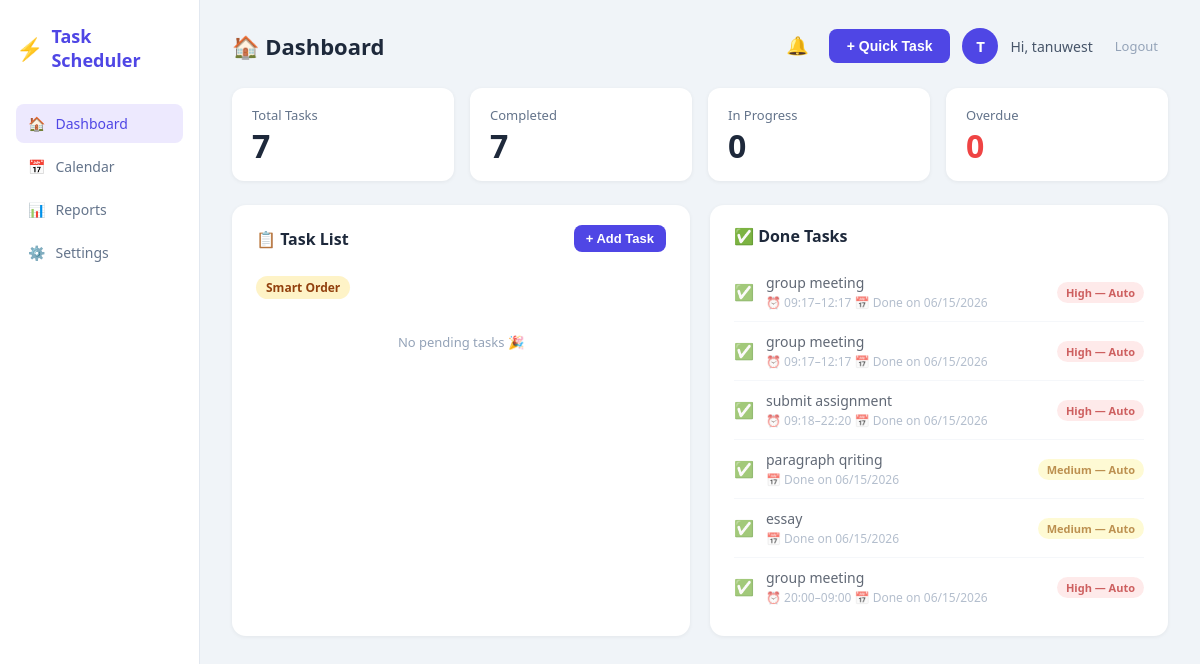
The page /dashboard (signed in) on the database its author committed.
### task_scheduler/models.py (models this page shows)
class User(UserMixin, db.Model):
    id = db.Column(db.Integer, primary_key=True)
    username = db.Column(db.String(80), unique=True, nullable=False)
    email = db.Column(db.String(120), unique=True, nullable=False)
    password = db.Column(db.String(200), nullable=False)
    tasks = db.relationship('Task', backref='user', lazy=True)

class Task(db.Model):
    id = db.Column(db.Integer, primary_key=True)
    title = db.Column(db.String(200), nullable=False)
    description = db.Column(db.Text, default='')
    priority = db.Column(db.String(10), default='Medium')
    status = db.Column(db.String(20), default='Pending')
    due_date = db.Column(db.DateTime, nullable=True)
    start_time = db.Column(db.String(10), default='')
    end_time = db.Column(db.String(10), default='')
    created_at = db.Column(db.DateTime, default=datetime.utcnow)
    completed_at = db.Column(db.DateTime, nullable=True)
    is_recurring = db.Column(db.Boolean, default=False)
    recur_type = db.Column(db.String(20), default='')
    user_id = db.Column(db.Integer, db.ForeignKey('user.id'), nullable=False)

### task_scheduler/routes.py (the view)
@main.route('/')
@main.route('/dashboard')
@login_required
def dashboard():
    tasks = Task.query.filter_by(user_id=current_user.id).all()
    total = len(tasks)
    completed = len([t for t in tasks if t.status == 'Done'])
    in_progress = len([t for t in tasks if t.status == 'In Progress'])
    overdue_tasks = get_overdue_tasks(tasks)
    overdue = len(overdue_tasks)
    today_tasks = get_todays_tasks(tasks)
    done_tasks = [t for t in tasks if t.status == 'Done']
    next_task = get_next_task(tasks)
    workload = analyze_workload(tasks)
    smart_order = prioritize_tasks(tasks)
    return render_template('dashboard.html',
        tasks=tasks,
        smart_order=smart_order,
        today_tasks=today_tasks,
        done_tasks=done_tasks,
        next_task=next_task,
        workload=workload,
        overdue_tasks=overdue_tasks,
        total=total,
        completed=completed,
        in_progress=in_progress,
        overdue=overdue,
        now=datetime.utcnow()
    )

### task_scheduler/app.py (called while the page is built)
@login_manager.user_loader
def load_user(user_id):
    return User.query.get(int(user_id))

### task_scheduler/scheduler.py (called while the page is built, shortened)
def prioritize_tasks(tasks):
    pending = [t for t in tasks if t.status != 'Done']
    pending.sort(key=lambda t: (
        -score(t),
        t.due_date or datetime.max,
        calculate_duration_minutes(t.start_time, t.end_time),
        t.created_at
    ))
    return pending

def get_todays_tasks(tasks):
    today = datetime.utcnow().date()
    pending = [t for t in tasks if t.status != 'Done']
    return [t for t in pending if t.due_date and t.due_date.date() == today]

def get_overdue_tasks(tasks):
    now = datetime.utcnow()
    return [
        t for t in tasks
        if t.status != 'Done' and t.due_date and t.due_date < now
    ]

def get_next_task(tasks):
    prioritized = prioritize_tasks(tasks)
    return prioritized[0] if prioritized else None

def analyze_workload(tasks):
    from collections import defaultdict
    day_load = defaultdict(int)
    for task in tasks:
        if task.status == 'Done':
            continue
        if task.due_date:
            date_str = task.due_date.strftime('%Y-%m-%d')
            duration = calculate_duration_minutes(task.start_time, task.end_time)
            day_load[date_str] += duration
    result = {}
    return result

### task_scheduler/templates/dashboard.html (shortened to what this page needs)
{% extends "base.html" %}
{% block page_title %}🏠 Dashboard{% endblock %}
{% block content %}
<div class="stats-row">
  <div class="stat-card">
    <div class="stat-label">Total Tasks</div>
    <div class="stat-value">{{ total }}</div>
  </div>
  <div class="stat-card">
    <div class="stat-label">Completed</div>
    <div class="stat-value">{{ completed }}</div>
  </div>
  <div class="stat-card">
    <div class="stat-label">In Progress</div>
    <div class="stat-value">{{ in_progress }}</div>
  </div>
  <div class="stat-card">
    <div class="stat-label">Overdue</div>
    <div class="stat-value overdue">{{ overdue }}</div>
  </div>
</div>
<div class="two-col">
  <div class="card">
    <div class="card-header">
      <h2>📋 Task List</h2>
      <button class="btn-primary small" onclick="openAddModal()">+ Add Task</button>
    </div>
    <div class="section-label">Smart Order</div>
    {% for task in smart_order %}
      {% if task not in today_tasks %}
      <div class="task-item" id="task-{{ task.id }}">
        <input type="checkbox" onchange="markDone({{ task.id }}, this)"/>
        <div class="task-info">
          <div class="task-title">{{ task.title }}</div>
          <div class="task-meta">
            {% if task.start_time %}⏰ {{ task.start_time }}–{{ task.end_time }}  {% endif %}
            {% if task.due_date %}📅 Due {{ task.due_date.strftime('%b %d') }}{% endif %}
          </div>
        </div>
        <span class="badge badge-{{ task.priority.lower() }}">{{ task.priority }} — Auto</span>
        <button class="btn-delete" onclick="deleteTask({{ task.id }})">✕</button>
      </div>
      {% endif %}
    {% else %}
    <p class="empty-state">No pending tasks 🎉</p>
    {% endfor %}
  </div>
  <div class="card">
    <div class="card-header">
      <h2>✅ Done Tasks</h2>
    </div>
    {% for task in done_tasks[:6] %}
    <div class="task-item done">
      <span class="done-check">✅</span>
      <div class="task-info">
        <div class="task-title">{{ task.title }}</div>
        <div class="task-meta">
          {% if task.start_time %}⏰ {{ task.start_time }}–{{ task.end_time }}  {% endif %}
          {% if task.completed_at %}📅 Done on {{ task.completed_at.strftime('%m/%d/%Y') }}{% endif %}
        </div>
      </div>
      <span class="badge badge-{{ task.priority.lower() }}">{{ task.priority }} — Auto</span>
    </div>
    {% else %}
    <p class="empty-state">No completed tasks yet</p>
    {% endfor %}
  </div>
</div>
{% endblock %}

### task_scheduler/templates/base.html (shortened to what this page needs)
<!DOCTYPE html>
<html lang="en">
<head>
  <link rel="stylesheet" href="{{ url_for('static', filename='style.css') }}"/>
</head>
<body>
  <div class="app-wrapper">
    <aside class="sidebar">
      <div class="logo">
        <span class="logo-icon">⚡</span>
        <span class="logo-text">Task Scheduler</span>
      </div>
      <nav>
        <a href="{{ url_for('main.dashboard') }}" class="nav-link {% if request.endpoint == 'main.dashboard' %}active{% endif %}">
          <span>🏠</span> Dashboard
        </a>
        <a href="{{ url_for('main.calendar') }}" class="nav-link {% if request.endpoint == 'main.calendar' %}active{% endif %}">
          <span>📅</span> Calendar
        </a>
        <a href="{{ url_for('main.reports') }}" class="nav-link {% if request.endpoint == 'main.reports' %}active{% endif %}">
          <span>📊</span> Reports
        </a>
        <a href="{{ url_for('main.settings') }}" class="nav-link {% if request.endpoint == 'main.settings' %}active{% endif %}">
  <span>⚙️</span> Settings
</a>
      </nav>
    </aside>
    <main class="main-content">
      <div class="topbar">
        <h1 class="page-title">{% block page_title %}Dashboard{% endblock %}</h1>
        <div class="topbar-right">
          <div class="notif-wrapper">
            <button class="btn-icon notif-bell" onclick="toggleNotifPanel()" id="notif-btn">
              🔔
            </button>
          </div>
          {% if request.endpoint == 'main.dashboard' %}
          <button class="btn-primary" onclick="openAddModal()">+ Quick Task</button>
          {% endif %}
          <div class="user-avatar">{{ current_user.username[0].upper() }}</div>
          <span class="username">Hi, {{ current_user.username }}</span>
          <a href="{{ url_for('auth.logout') }}" class="btn-logout">Logout</a>
        </div>
      </div>
      {% block content %}{% endblock %}
    </main>
  </div>
</body>
</html>

### task_scheduler/static/style.css (style rules this page uses)
*, *::before, *::after { box-sizing: border-box; margin: 0; padding: 0; }
body { font-family: 'Segoe UI', system-ui, sans-serif; background: #f0f4f8; color: #1e293b; min-height: 100vh; }
.app-wrapper { display: flex; min-height: 100vh; }
.sidebar { width: 200px; min-height: 100vh; background: #ffffff; border-right: 1px solid #e2e8f0; padding: 24px 16px; display: flex; flex-direction: column; gap: 32px; position: fixed; top: 0; left: 0; bottom: 0; z-index: 100; }
.logo { display: flex; align-items: center; gap: 8px; font-weight: 700; font-size: 18px; color: #4f46e5; text-decoration: none; }
.logo-icon { font-size: 22px; }
.logo-text { font-weight: 700; color: #4f46e5; }
nav { display: flex; flex-direction: column; gap: 4px; }
.nav-link { display: flex; align-items: center; gap: 10px; padding: 10px 12px; border-radius: 8px; color: #64748b; text-decoration: none; font-size: 14px; font-weight: 500; transition: background 0.15s, color 0.15s; }
.nav-link.active { background: #ede9fe; color: #4f46e5; }
.main-content { margin-left: 200px; padding: 28px 32px; flex: 1; min-height: 100vh; }
.topbar { display: flex; align-items: center; justify-content: space-between; margin-bottom: 24px; }
.page-title { font-size: 22px; font-weight: 700; color: #1e293b; }
.topbar-right { display: flex; align-items: center; gap: 12px; }
.user-avatar { width: 36px; height: 36px; border-radius: 50%; background: #4f46e5; color: #ffffff; display: flex; align-items: center; justify-content: center; font-weight: 700; font-size: 15px; flex-shrink: 0; }
.username { font-size: 14px; color: #475569; }
.btn-logout { font-size: 13px; color: #94a3b8; text-decoration: none; padding: 6px 10px; border-radius: 6px; transition: color 0.15s; }
.btn-primary { background: #4f46e5; color: #ffffff; border: none; padding: 9px 18px; border-radius: 8px; font-size: 14px; font-weight: 600; cursor: pointer; transition: background 0.15s; white-space: nowrap; }
.btn-primary.small { padding: 6px 12px; font-size: 13px; }
.btn-icon { background: none; border: none; font-size: 18px; cursor: pointer; padding: 4px 8px; border-radius: 6px; transition: background 0.15s; }
.stats-row { display: grid; grid-template-columns: repeat(4, 1fr); gap: 16px; margin-bottom: 24px; }
.stat-card { background: #ffffff; border-radius: 12px; padding: 18px 20px; box-shadow: 0 1px 4px rgba(0, 0, 0, 0.06); }
.stat-label { font-size: 13px; color: #64748b; margin-bottom: 4px; }
.stat-value { font-size: 32px; font-weight: 700; color: #1e293b; line-height: 1.1; }
.stat-value.overdue { color: #ef4444; }
.card { background: #ffffff; border-radius: 14px; padding: 20px 24px; box-shadow: 0 1px 4px rgba(0, 0, 0, 0.06); }
.card-header { display: flex; align-items: center; justify-content: space-between; margin-bottom: 16px; }
.card-header h2 { font-size: 16px; font-weight: 700; color: #1e293b; }
.two-col { display: grid; grid-template-columns: 1fr 1fr; gap: 20px; }
.section-label { display: inline-block; background: #fef3c7; color: #92400e; font-size: 12px; font-weight: 600; padding: 3px 10px; border-radius: 20px; margin: 8px 0 10px; }
.task-item { display: flex; align-items: center; gap: 12px; padding: 10px 0; border-bottom: 1px solid #f1f5f9; transition: background 0.1s; }
.task-item:last-child { border-bottom: none; }
.task-item.done { opacity: 0.7; }
.task-info { flex: 1; min-width: 0; }
.task-title { font-size: 14px; font-weight: 500; color: #1e293b; white-space: nowrap; overflow: hidden; text-overflow: ellipsis; }
.task-meta { font-size: 12px; color: #94a3b8; margin-top: 2px; }
.done-check { font-size: 16px; flex-shrink: 0; }
.empty-state { color: #94a3b8; font-size: 13px; text-align: center; padding: 24px 0; }
.badge { font-size: 11px; font-weight: 700; padding: 3px 9px; border-radius: 20px; white-space: nowrap; flex-shrink: 0; }
.badge-high { background: #fee2e2; color: #b91c1c; }
.badge-medium { background: #fef9c3; color: #a16207; }
.notif-wrapper { position: relative; }
.notif-bell { position: relative; font-size: 18px; }

### rows shown on the page
User: username "T", username "tanuwest"
Task: title "group meeting", start_time "09:17", end_time "12:17", completed_at "06/15/2026", priority "High"
Task: title "group meeting", start_time "09:17", end_time "12:17", completed_at "06/15/2026", priority "High"
Task: title "submit assignment", start_time "09:18", end_time "22:20", completed_at "06/15/2026", priority "High"
Task: title "paragraph qriting", completed_at "06/15/2026", priority "Medium"
Task: title "essay", completed_at "06/15/2026", priority "Medium"
Task: title "group meeting", start_time "20:00", end_time "09:00", completed_at "06/15/2026", priority "High"

### other values the page prints
{{ total }} "7"
{{ completed }} "7"
{{ in_progress }} "0"
{{ overdue }} "0"
